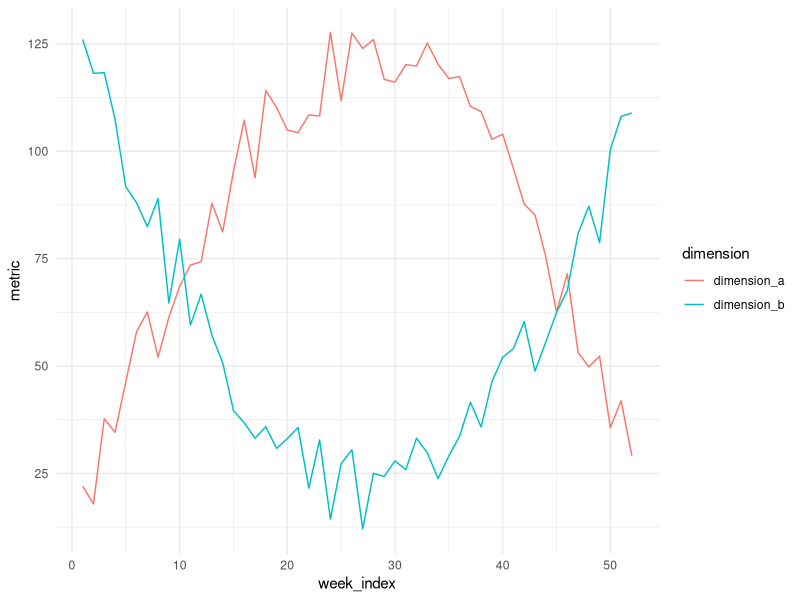
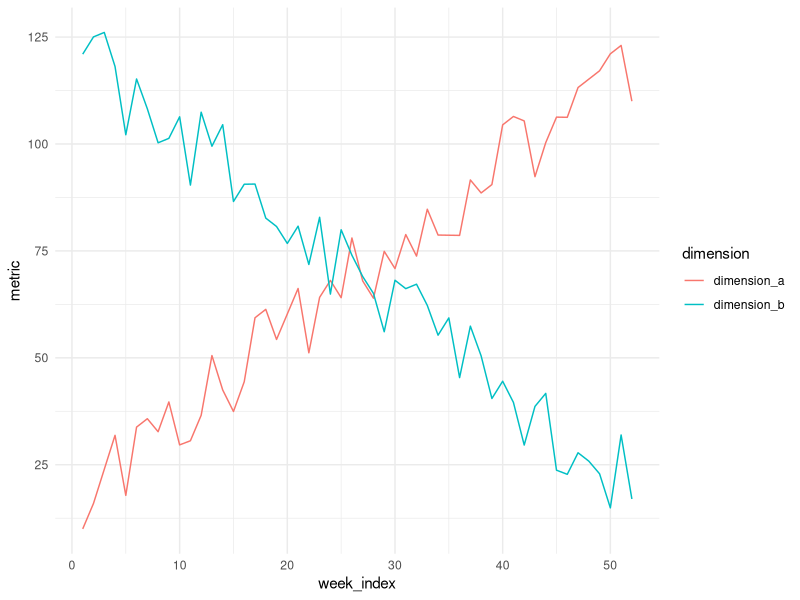

These figures' R source, in order:
library(tidyverse)

# inverse sin waves
df_sin <- data.frame(
  week_index = seq(1:52),
  initial_data = (sin(seq(from = 0,to = 3, length.out=52))) * 100,
  noise_a = sample(10:30, 52, replace = TRUE),
  noise_b = sample(10:30, 52, replace = TRUE)
)

df_sin$dimension_a <- df_sin$initial_data + df_sin$noise_a
df_sin$dimension_b <- df_sin$initial_data * -1 + 100 + df_sin$noise_b

df_sin <- df_sin %>% select(week_index, dimension_a, dimension_b) %>% 
  pivot_longer(cols = !week_index, names_to = "dimension", values_to = "metric")

ggplot(data = df_sin, aes(x = week_index, y = metric, color = dimension)) + 
  geom_line() +
  theme_minimal()

write.csv(df_sin,"sin.csv")

library(tidyverse)

# inverse lines
df_lin <- data.frame(
  week_index = seq(1:52),
  initial_data = (seq(from = 0,to = 1, length.out=52)) * 100,
  noise_a = sample(10:30, 52, replace = TRUE),
  noise_b = sample(10:30, 52, replace = TRUE)
)

df_lin$dimension_a <- df_lin$initial_data + df_lin$noise_a
df_lin$dimension_b <- df_lin$initial_data * -1 + 100 + df_lin$noise_b

df_lin <- df_lin %>% select(week_index, dimension_a, dimension_b) %>% 
  pivot_longer(cols = !week_index, names_to = "dimension", values_to = "metric")

ggplot(data = df_lin, aes(x = week_index, y = metric, color = dimension)) + 
  geom_line() +
  theme_minimal()

write.csv(df_lin,"linear.csv")



